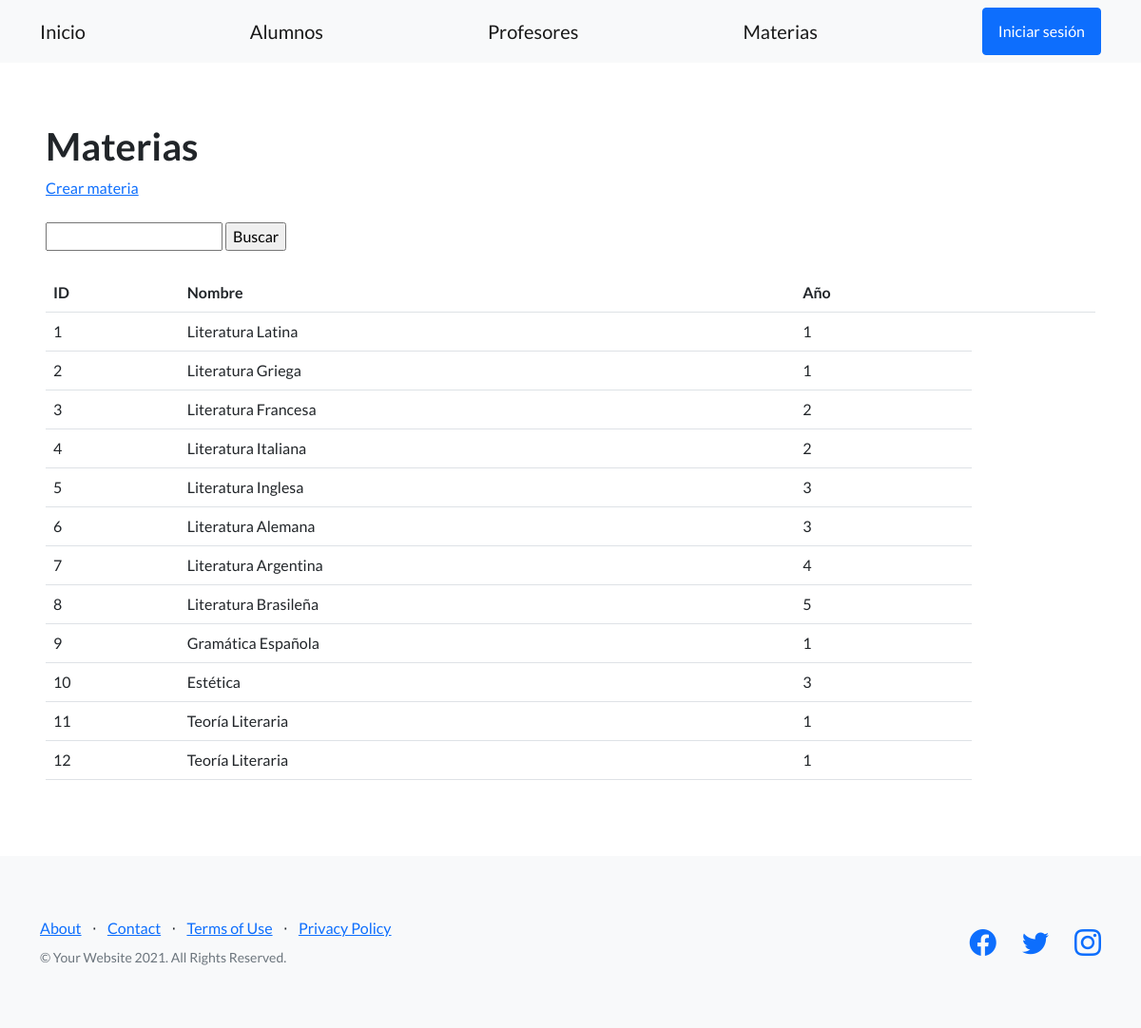
/app/materias/, run on the app's committed database.
### app/models.py (models this page shows, shortened)
class Materia(models.Model):
    nombre=models.CharField(max_length=50)
    año=models.IntegerField()

### app/views.py (the view)
# urls.py: path('materias/', listar_materias, name="materias"),
def listar_materias(request):
    contexto = {
        "materias": Materia.objects.all(),
    }
    http_response= render(
        request=request,
        template_name='app/materias.html',
        context=contexto,
    )
    return http_response

### app/templates/app/materias.html (shortened to what this page needs)
{% extends "app/base.html" %}
{% load static %}
{% block contenido %}
<section>
  <div>
    <h1>Materias</h1>
    <a href="{% url 'crear_materia' %}">Crear materia</a>
    <br><br>
    <form action="{% url 'buscar_materia' %}" method="post">
      <input type="text" name="busqueda">
      <input type="submit" value="Buscar">
    </form>
    <br>
    <table class="table">
      <tbody>
        <tr>
          <th>ID</th>
          <th>Nombre</th>
          <th>Año</th>
          <th></th>
          <th></th>
        </tr>
        {% for materia in materias %}
        <tr>
          <td>{{ materia.id }}</td>
          <td>{{ materia.nombre }}</td>
          <td>{{ materia.año }}</td>
        </tr>
        {% endfor %}
      </tbody>
    </table>
  </div>
</section>
{% endblock contenido %}

### data on the page
Materia: id "1", nombre "Literatura Latina", año "1"
Materia: id "2", nombre "Literatura Griega", año "1"
Materia: id "3", nombre "Literatura Francesa", año "2"
Materia: id "4", nombre "Literatura Italiana", año "2"
Materia: id "5", nombre "Literatura Inglesa", año "3"
Materia: id "6", nombre "Literatura Alemana", año "3"
Materia: id "7", nombre "Literatura Argentina", año "4"
Materia: id "8", nombre "Literatura Brasileña", año "5"
Materia: id "9", nombre "Gramática Española", año "1"
Materia: id "10", nombre "Estética", año "3"
Materia: id "11", nombre "Teoría Literaria", año "1"
Materia: id "12", nombre "Teoría Literaria", año "1"
